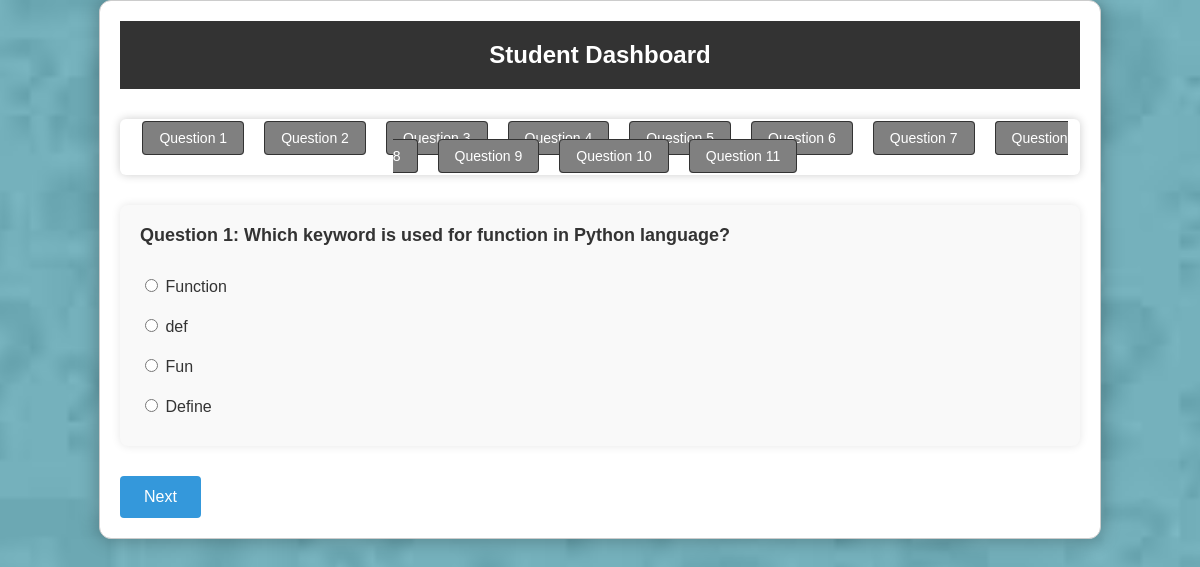
The app's page /take_quiz.php?sub_id=3 with its own data.
### tables this page shows
CREATE TABLE IF NOT EXISTS `quiz_questions` (
  `id` int(11) NOT NULL AUTO_INCREMENT,
  `sub_id` int(11) DEFAULT NULL,
  `question_text` varchar(255) NOT NULL,
  `option_1` varchar(255) NOT NULL,
  `option_2` varchar(255) NOT NULL,
  `option_3` varchar(255) NOT NULL,
  `option_4` varchar(255) NOT NULL,
  `correct_option` int(11) NOT NULL,
  PRIMARY KEY (`id`)
);

### take_quiz.php (the view, shortened to what this page needs)
<?php
$servername = 'localhost';
$username = 'root';
$password = '';
$database = 'login';
$conn = new mysqli($servername, $username, $password, $database);
function getAnswer($questionId) {
    return isset($_COOKIE['answers'][$questionId]) ? $_COOKIE['answers'][$questionId] : '';
}
function isAnswered($questionId) {
    return isset($_COOKIE['answers'][$questionId]);
}
?>
<!DOCTYPE html>
<html lang="en">
<head>
</head>
<body>
    <div class="quiz-container">
        <h1>Student Dashboard</h1>
        <?php
        if (isset($_GET['sub_id'])) {
            $sub_id = intval($_GET['sub_id']);
            $subject_query = "SELECT * FROM subjects WHERE sub_id = ?";
            $stmt = $conn->prepare($subject_query);
            $stmt->bind_param("i", $sub_id);
            if (!$stmt->execute()) {
                die('Error executing statement: ' . $stmt->error);
            }
            $subject_result = $stmt->get_result();
            if ($subject_result->num_rows > 0) {
                $query = "SELECT * FROM quiz_questions WHERE sub_id = ?";
                $stmt = $conn->prepare($query);
                $stmt->bind_param("i", $sub_id);
                if (!$stmt->execute()) {
                    die('Error executing statement: ' . $stmt->error);
                }
                $result = $stmt->get_result();
                if ($result->num_rows > 0) {
                    $questions = $result->fetch_all(MYSQLI_ASSOC);
                    $totalQuestions = count($questions);
                    if (isset($_POST['currentQuestion'])) {
                        $currentQuestion = $_POST['currentQuestion'];
                    } else {
                        $currentQuestion = 0;
                    }
                    ?>
                    <div id="question-navigation">
                        <ul>
                            <?php
                            for ($i = 0; $i < $totalQuestions; $i++) {
                                $questionNumber = $i + 1;
                                $linkClass = ($i === $currentQuestion) ? 'current-question' : '';
                                $questionId = $questions[$i]['id'];
                                if (isAnswered($questionId)) {
                                    $linkClass .= ' answered-question';
                                } else {
                                    $linkClass .= ' unanswered-question';
                                }
                                echo "<li><a href='#' class='$linkClass' onclick='goToQuestion($i)'>Question $questionNumber</a></li>";
                            }
                            ?>
                        </ul>
                    </div>
                    <form method="POST" action="take_quiz.php?sub_id=<?php echo $sub_id; ?>">
                        <div class="question-options">
                            <p class="question-text"><?php echo "Question " . ($currentQuestion + 1) . ": " . $questions[$currentQuestion]['question_text']; ?></p>
                            <div class="option-label">
                                <input type="radio" name="question_<?php echo $questions[$currentQuestion]['id']; ?>" value="1" <?php echo (getAnswer($questions[$currentQuestion]['id']) == '1') ? 'checked' : ''; ?>>
                                <label for="question_<?php echo $questions[$currentQuestion]['id']; ?>_1"><?php echo $questions[$currentQuestion]['option_1']; ?></label>
                            </div>
                            <div class="option-label">
                                <input type="radio" name="question_<?php echo $questions[$currentQuestion]['id']; ?>" value="2" <?php echo (getAnswer($questions[$currentQuestion]['id']) == '2') ? 'checked' : ''; ?>>
                                <label for="question_<?php echo $questions[$currentQuestion]['id']; ?>_2"><?php echo $questions[$currentQuestion]['option_2']; ?></label>
                            </div>
                            <div class="option-label">
                                <input type="radio" name="question_<?php echo $questions[$currentQuestion]['id']; ?>" value="3" <?php echo (getAnswer($questions[$currentQuestion]['id']) == '3') ? 'checked' : ''; ?>>
                                <label for="question_<?php echo $questions[$currentQuestion]['id']; ?>_3"><?php echo $questions[$currentQuestion]['option_3']; ?></label>
                            </div>
                            <div class="option-label">
                                <input type="radio" name="question_<?php echo $questions[$currentQuestion]['id']; ?>" value="4" <?php echo (getAnswer($questions[$currentQuestion]['id']) == '4') ? 'checked' : ''; ?>>
                                <label for="question_<?php echo $questions[$currentQuestion]['id']; ?>_4"><?php echo $questions[$currentQuestion]['option_4']; ?></label>
                            </div>
                        </div>
                        <div class="button-container">
                            <?php if ($currentQuestion < $totalQuestions - 1): ?>
                                <input type="submit" name="next" value="Next">
                            <?php else: ?>
                                <input type="submit" name="submit" value="Submit Quiz">
                            <?php endif; ?>
                        </div>
                    </form>
                    <?php
                } else {
                    echo "No questions found for the specified sub_id.";
                }
            } else {
                echo "Invalid sub_id. Please provide a valid subject ID.";
            }
        } else {
            echo "Please provide a valid sub_id parameter in the URL.";
        }
        ?>
    </div>
</body>
</html>

### take_quiz.php (style rules this page uses)
body, h1, p { margin: 0; padding: 0; }
body { background-image: url('./img/1.jpg'); background-size: cover; background-position: center; background-color: #f2f2f2; height: 100vh; margin: 0; position: relative; font-family: Arial, sans-serif; color: #333; }
h1 { background-color: #333; color: white; text-align: center; padding: 20px; margin: 0; font-size: 24px; }
.quiz-container { width: 80%; margin: 0 auto; background-color: #fff; border: 1px solid #ccc; padding: 20px; box-shadow: 0 0 20px rgba(0, 0, 0, 0.3); border-radius: 12px; transition: transform 0.3s ease-in-out; }
.question-text { font-weight: bold; margin-bottom: 20px; font-size: 18px; }
.option-label { display: block; margin: 10px 0; font-size: 16px; }
input[type="radio"] { border: 1px solid #333; padding: 8px; }
.button-container { display: flex; justify-content: space-between; align-items: center; margin-top: 30px; }
.button-container input[type="submit"] { padding: 12px 24px; background-color: #3498db; color: white; border: none; border-radius: 4px; cursor: pointer; font-size: 16px; transition: background-color 0.3s, transform 0.2s ease-in-out; }
.question-options { display: flex; flex-direction: column; background-color: #f9f9f9; padding: 20px; border-radius: 8px; box-shadow: 0 0 10px rgba(0, 0, 0, 0.1); }
#question-navigation { margin: 30px 0; text-align: center; }
#question-navigation ul { background-color: #fff; border-radius: 6px; box-shadow: 0 0 10px rgba(0, 0, 0, 0.2); padding: 10px; }
#question-navigation li { display: inline; margin: 0 10px; }
#question-navigation a { text-decoration: none; padding: 8px 16px; border: 1px solid #333; border-radius: 4px; color: #333; font-size: 14px; transition: background-color 0.3s, color 0.3s; }
#question-navigation a.current-question { background-color: #333; color: white; }
#question-navigation a.unanswered-question { background-color: grey; color: white; }

### records on screen
quiz_questions: questionNumber "1", question_text "Which keyword is used for function in Python language?", option_1 "Function", option_2 "def", option_3 "Fun", option_4 "Define"
quiz_questions: questionNumber "2"
quiz_questions: questionNumber "3"
quiz_questions: questionNumber "4"
quiz_questions: questionNumber "5"
quiz_questions: questionNumber "6"
quiz_questions: questionNumber "7"
quiz_questions: questionNumber "8"
quiz_questions: questionNumber "9"
quiz_questions: questionNumber "10"
quiz_questions: questionNumber "11"

### other values on screen
$currentQuestion + 1 "1"
